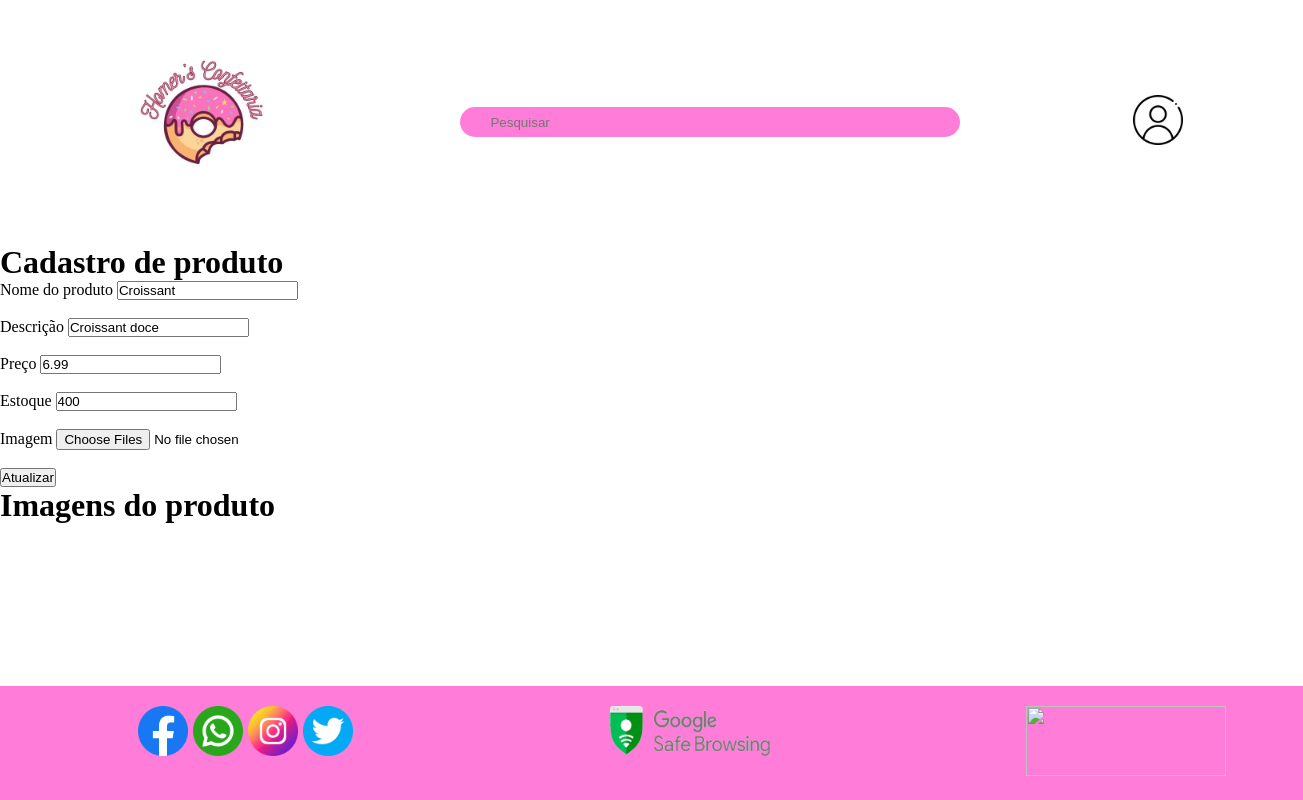
Screenshot of /editar_produto.php?idProduto=2 with the database file from the repository.
### tables this page shows
create table if not exists `Produto` (
    `idProduto` int not null auto_increment,
    `nomeProd` varchar(50) not null,
    `descricaoProd` varchar(200) not null,
    `preco` decimal(8,2) not null,
    `estoque` int not null,
    `idUsuario` int not null,
    primary key(`idProduto`),
	foreign key(`idUsuario`)
	references `Usuario` (`idUsuario`)
);

### html/editar_produto.php (the view, shortened to what this page needs)
<!DOCTYPE html>
<html lang="en">
<head>
    <link rel="stylesheet"  href="../css/editar_produto.css" />
    <?php
        require "header.php";
        $idProduto = $_GET["idProduto"];
        $comando = "select * from Produto where idProduto=$idProduto";
        $resultado = mysqli_query($conexao, $comando);
        while($linha = mysqli_fetch_assoc($resultado)){
            $nomeProd = $linha["nomeProd"];
            $descricaoProd = $linha["descricaoProd"];
            $preco = $linha["preco"];
            $estoque = $linha["estoque"];
        }
    ?>
</head>
<body>
    <div class="page">
    <form action="../site_php/atualizar_produto.php" method="post" enctype="multipart/form-data" class="formLogin">
        <h1>Cadastro de produto</h1>
        <label for="nome">Nome do produto</label>
        <input type="text" name="nomeProd" value="<?=$nomeProd?>"><br><br>
        <label for="Descri">Descrição</label>
        <input type="text" name="descricaoProd" value="<?=$descricaoProd?>"><br><br>
        <label for="preco">Preço</label>
        <input type="text" name="preco" value="<?=$preco?>"><br><br>
        <label for="estoque">Estoque</label>
        <input type="text" name="estoque" value="<?=$estoque?>"><br><br>
        <label for="Img">Imagem</label>
        <input type="file" name="arquivo[]" multiple="multiple"><br><br>
        <input type="submit" value="Atualizar" class="btn" />
    </form>
    </div>
    <h1>Imagens do produto</h1>
    <?php require "footer.php"?>
</body>
</html>

### css/header.css (style rules this page uses)
* { margin:0; padding:0; box-sizing: border-box; }
html { height: 100%; min-height: 100%; }
body { display: flex; flex-direction: column; min-height: 100%; }

### css/footer.css (style rules this page uses)
* { margin:0; padding:0; box-sizing: border-box; }

### rows the page displays
produto: nomeProd "Croissant", descricaoProd "Croissant doce", preco "6.99", estoque "400"
